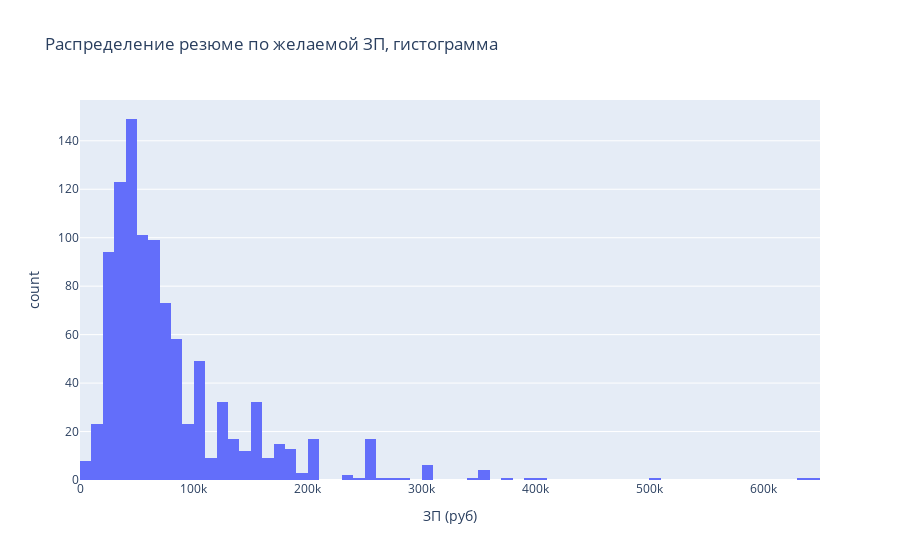
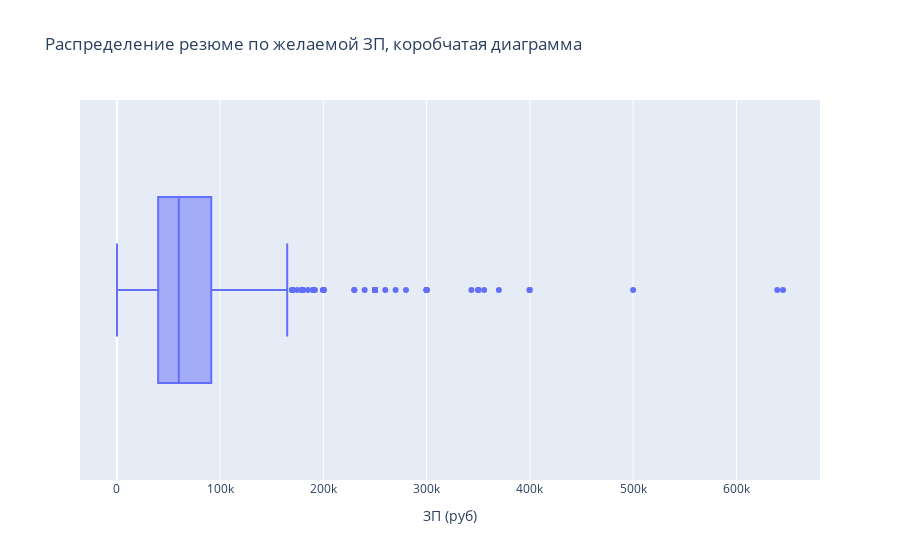

Notebook code cell kept with these figures, in order:
### Markdown cell above
3. Постройте распределение признака **"ЗП (руб)"**. Опишите данное распределение, отвечая на следующие вопросы: каковы предельные значения признака, в каком примерном интервале находится заработная плата большинства соискателей? Есть ли аномалии для признака ЗП? Обратите внимание на гигантские размеры желаемой заработной платы.
*Совет: постройте гистограмму и коробчатую диаграмму рядом.*

### Code cell
fig = px.histogram(
    hh,
    x="ЗП (руб)",
    # nbins=100,
    title='Распределение резюме по желаемой ЗП, гистограмма',
    )
fig.show()

fig = px.box(
    hh,
    x="ЗП (руб)",
    title='Распределение резюме по желаемой ЗП, коробчатая диаграмма',
    )
fig.show()

print(hh['ЗП (руб)'].mode())

print(hh['ЗП (руб)'].max())
print(hh['ЗП (руб)'].min())

### Figure 1 — Plotly figure (JSON) as saved in the notebook; plotly's stock layout.template omitted (floating-point values rounded to 4 significant figures; data arrays with more than 128 entries replaced by an {"elided": "..."} marker saying what was removed)
{"data": [{"alignmentgroup": "True", "bingroup": "x", "hovertemplate": "ЗП (руб)=%{x}<br>count=%{y}<extra></extra>", "legendgroup": "", "marker": {"color": "#636efa", "pattern": {"shape": ""}}, "name": "", "offsetgroup": "", "orientation": "v", "showlegend": false, "type": "histogram", "x": {"elided": "999 float values"}, "xaxis": "x", "yaxis": "y"}], "layout": {"barmode": "relative", "legend": {"tracegroupgap": 0}, "title": {"text": "Распределение резюме по желаемой ЗП, гистограмма"}, "xaxis": {"anchor": "y", "domain": [0, 1], "title": {"text": "ЗП (руб)"}}, "yaxis": {"anchor": "x", "domain": [0, 1], "title": {"text": "count"}}}}

### Figure 2 — Plotly figure (JSON) as saved in the notebook; plotly's stock layout.template omitted (floating-point values rounded to 4 significant figures; data arrays with more than 128 entries replaced by an {"elided": "..."} marker saying what was removed)
{"data": [{"alignmentgroup": "True", "hovertemplate": "ЗП (руб)=%{x}<extra></extra>", "legendgroup": "", "marker": {"color": "#636efa"}, "name": "", "notched": false, "offsetgroup": "", "orientation": "h", "showlegend": false, "type": "box", "x": {"elided": "999 float values"}, "x0": " ", "xaxis": "x", "y0": " ", "yaxis": "y"}], "layout": {"boxmode": "group", "legend": {"tracegroupgap": 0}, "title": {"text": "Распределение резюме по желаемой ЗП, коробчатая диаграмма"}, "xaxis": {"anchor": "y", "domain": [0, 1], "title": {"text": "ЗП (руб)"}}, "yaxis": {"anchor": "x", "domain": [0, 1]}}}
